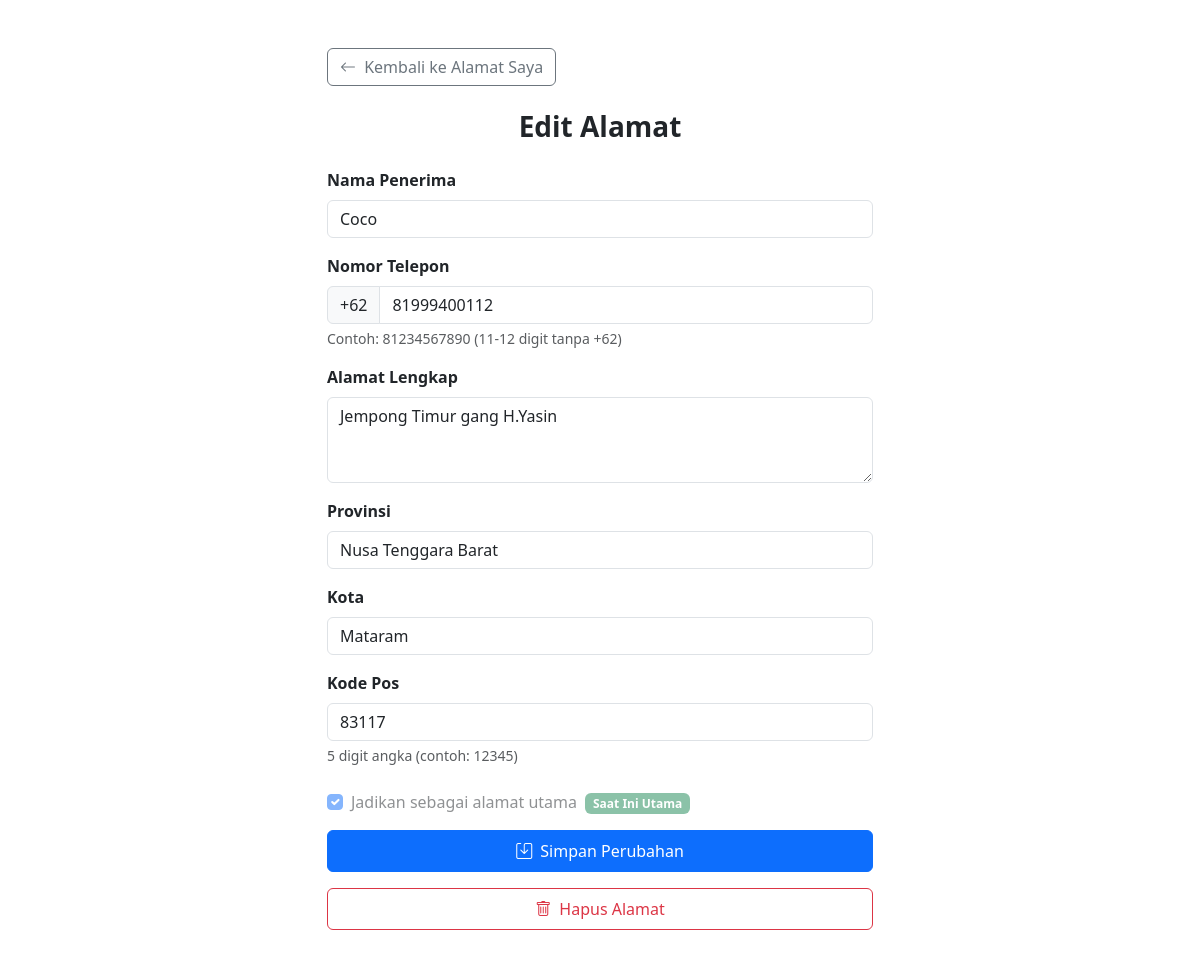
Page /edit_alamat.php?alamat_id=4 (signed in) on the committed database.
### tables this page shows
CREATE TABLE `alamat` (
  `alamat_id` int(12) NOT NULL,
  `user_id` int(12) NOT NULL,
  `nama_penerima` varchar(100) NOT NULL,
  `no_telepon` varchar(20) NOT NULL,
  `alamat_lengkap` text NOT NULL,
  `provinsi` varchar(100) NOT NULL,
  `kota` varchar(100) NOT NULL,
  `kode_pos` varchar(10) NOT NULL,
  `is_default_alamat` tinyint(4) NOT NULL
);

### edit_alamat.php (the view, shortened to what this page needs)
<?php
require "function.php";
$user_id = $_SESSION['user_id'];
$alamat_id = $_GET['alamat_id'];
$stmt = $conn->prepare("SELECT * FROM alamat WHERE alamat_id = ? AND user_id = ?");
$stmt->bind_param("ii", $alamat_id, $user_id);
$stmt->execute();
$result = $stmt->get_result();
$alamat = $result->fetch_assoc();
$no_telepon_display = $alamat['no_telepon'];
if (substr($no_telepon_display, 0, 2) === '62') {
    $no_telepon_display = substr($no_telepon_display, 2);
}
?>
<!DOCTYPE html>
<html lang="id">
<head>
    <link href="https://cdn.jsdelivr.net/npm/bootstrap@5.3.8/dist/css/bootstrap.min.css" rel="stylesheet">
    <link rel="stylesheet" href="https://cdn.jsdelivr.net/npm/bootstrap-icons@1.11.1/font/bootstrap-icons.css">
</head>
<body>
<div class="container py-5">
    <div class="row justify-content-center">
        <div class="col-lg-6 col-md-8 col-12">
            <div class="mb-4">
                <a href="alamat_saya.php" class="btn btn-outline-secondary">
                    <i class="bi bi-arrow-left me-1"></i> Kembali ke Alamat Saya
                </a>
            </div>
            <h3 class="fw-bold mb-4 text-center">Edit Alamat</h3>
            <form action="" method="POST" id="editForm">
                <div class="mb-3">
                    <label class="form-label fw-semibold">Nama Penerima</label>
                    <input type="text" name="nama_penerima" class="form-control"
                           value="<?= htmlspecialchars($alamat['nama_penerima'] ?? '') ?>"
                           required>
                </div>
                <div class="mb-3">
                    <label class="form-label fw-semibold">Nomor Telepon</label>
                    <div class="input-group">
                        <span class="input-group-text">+62</span>
                        <input type="text" name="no_telepon" class="form-control" id="no_telepon"
                           value="<?= htmlspecialchars($no_telepon_display) ?>"
                           placeholder="81234567890"
                           pattern="[0-9]{11,12}"
                           title="Masukkan 11-12 digit nomor telepon (tanpa +62)"
                           required>
                    </div>
                    <div class="form-text">Contoh: 81234567890 (11-12 digit tanpa +62)</div>
                </div>
                <div class="mb-3">
                    <label class="form-label fw-semibold">Alamat Lengkap</label>
                    <textarea name="alamat_lengkap" class="form-control" rows="3" required><?= htmlspecialchars($alamat['alamat_lengkap'] ?? '') ?></textarea>
                </div>
                <div class="mb-3">
                    <label class="form-label fw-semibold">Provinsi</label>
                    <input type="text" name="provinsi" class="form-control"
                           value="<?= htmlspecialchars($alamat['provinsi'] ?? '') ?>" required>
                </div>
                <div class="mb-3">
                    <label class="form-label fw-semibold">Kota</label>
                    <input type="text" name="kota" class="form-control"
                           value="<?= htmlspecialchars($alamat['kota'] ?? '') ?>" required>
                </div>
                <div class="mb-4">
                    <label class="form-label fw-semibold">Kode Pos</label>
                    <input type="text" name="kode_pos" class="form-control" id="kode_pos"
                           value="<?= htmlspecialchars($alamat['kode_pos'] ?? '') ?>"
                           pattern="[0-9]{5}"
                           title="5 digit kode pos"
                           required>
                    <div class="form-text">5 digit angka (contoh: 12345)</div>
                </div>
                <div class="form-check mb-3">
                    <input class="form-check-input" type="checkbox" value="1" name="utama" id="utama"
                    <?= $alamat['is_default_alamat'] == 1 ? 'checked disabled' : '' ?>>
                    <label class="form-check-label" for="utama">
                        Jadikan sebagai alamat utama
                        <?php if($alamat['is_default_alamat'] == 1): ?>
                            <span class="badge bg-success ms-1">Saat Ini Utama</span>
                        <?php endif; ?>
                    </label>
                </div>
                <button type="submit" name="update" class="btn btn-primary w-100 py-2 mb-3">
                    <i class="bi bi-save me-1"></i> Simpan Perubahan
                </button>
            </form>
            <form method="POST" id="deleteForm">
                <button type="button" id="deleteBtn" class="btn btn-outline-danger w-100 py-2">
                    <i class="bi bi-trash me-1"></i> Hapus Alamat
                </button>
            </form>
        </div>
    </div>
</div>
</body>
</html>

### rows in the picture
alamat: nama_penerima "Coco", no_telepon "81999400112", alamat_lengkap "Jempong Timur gang H.Yasin", provinsi "Nusa Tenggara Barat", kota "Mataram", kode_pos "83117", is_default_alamat "☑"
